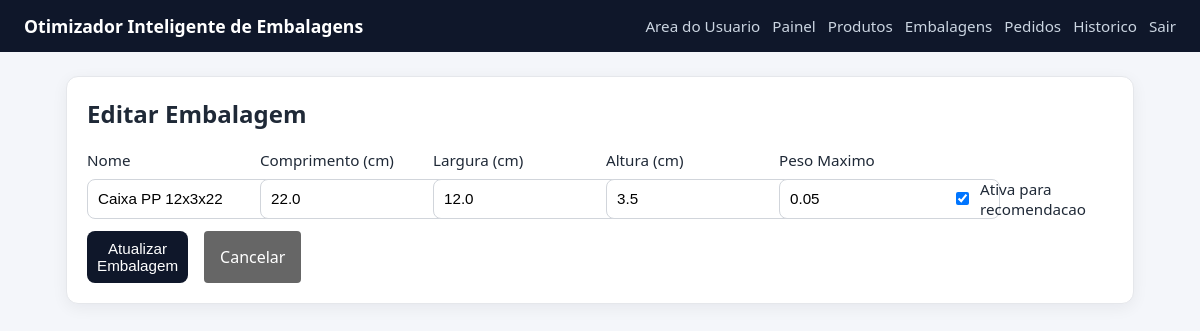
Page /box/1/edit (signed in) on the earlier database version.
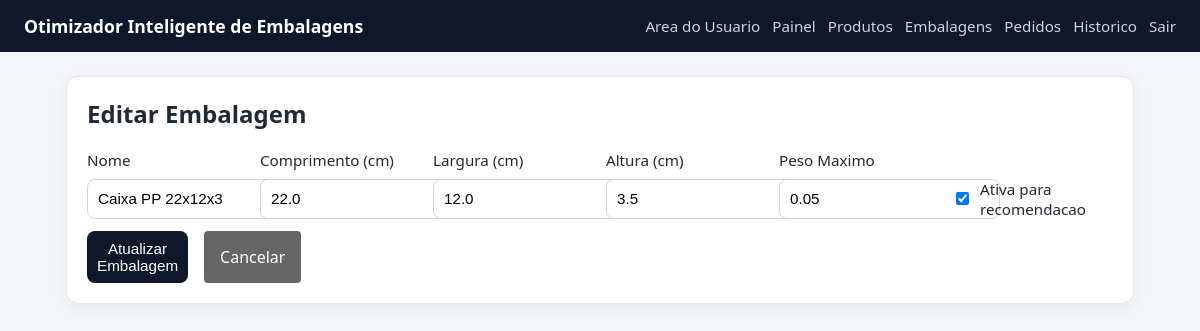
Same page on the later database version.
### tables this page shows
CREATE TABLE boxes (
                id INTEGER PRIMARY KEY AUTOINCREMENT,
                name TEXT NOT NULL UNIQUE,
                length_cm REAL NOT NULL,
                width_cm REAL NOT NULL,
                height_cm REAL NOT NULL,
                max_weight REAL NOT NULL
            , is_active INTEGER NOT NULL DEFAULT 1, max_capacity_weight REAL);

### app_volum.py (the view, shortened to what this page needs)
@app.route("/box/<int:box_id>/edit", methods=["GET", "POST"])
@admin_required
def box_edit(box_id):
    box = get_box_by_id(DB_PATH, box_id)
    if not box:
        flash("Embalagem nao encontrada.", "error")
        return redirect(url_for("boxes"))
    return render_template("box_edit.html", box=box)

### app_volum.py (called while the page is built)
def admin_required(view_func):
    @wraps(view_func)
    def _wrapped(*args, **kwargs):
        if not session.get("is_admin"):
            next_url = request.path
            return redirect(url_for("admin_login", next=next_url))
        return view_func(*args, **kwargs)
    return _wrapped

### database.py (called while the page is built)
def get_connection(db_path):
    conn = sqlite3.connect(db_path)
    conn.row_factory = sqlite3.Row
    return conn

def get_box_by_id(db_path, box_id):
    with closing(get_connection(db_path)) as conn:
        row = conn.execute("SELECT * FROM boxes WHERE id = ?", (box_id,)).fetchone()
    return row

### templates/box_edit.html
{% extends 'base.html' %}
{% block content %}
<section class="card">
    <h2>Editar Embalagem</h2>
    <form method="post" class="form-grid cols-3">
        <label>Nome
            <input type="text" name="name" value="{{ box['name'] }}" required>
        </label>
        <label>Comprimento (cm)
            <input type="number" step="0.01" min="0" name="length_cm" value="{{ box['length_cm'] }}" required>
        </label>
        <label>Largura (cm)
            <input type="number" step="0.01" min="0" name="width_cm" value="{{ box['width_cm'] }}" required>
        </label>
        <label>Altura (cm)
            <input type="number" step="0.01" min="0" name="height_cm" value="{{ box['height_cm'] }}" required>
        </label>
        <label>Peso Maximo
            <input type="number" step="0.01" min="0" name="max_weight" value="{{ box['max_weight'] }}" required>
        </label>
        <label style="display: flex; align-items: center; gap: 0.5rem; margin-top: 1.8rem;">
            <input type="checkbox" name="is_active" value="1" {% if box['is_active'] %}checked{% endif %}>
            Ativa para recomendacao
        </label>
        <div style="display: flex; gap: 1rem;">
            <button type="submit">Atualizar Embalagem</button>
            <a href="{{ url_for('boxes') }}" style="padding: 0.5rem 1rem; background: #666; color: white; text-decoration: none; border-radius: 4px; display: flex; align-items: center;">Cancelar</a>
        </div>
    </form>
</section>
{% endblock %}

Differences in the rows shown:
changed boxes: name "Caixa PP 12x3x22" → "Caixa PP 22x12x3"
